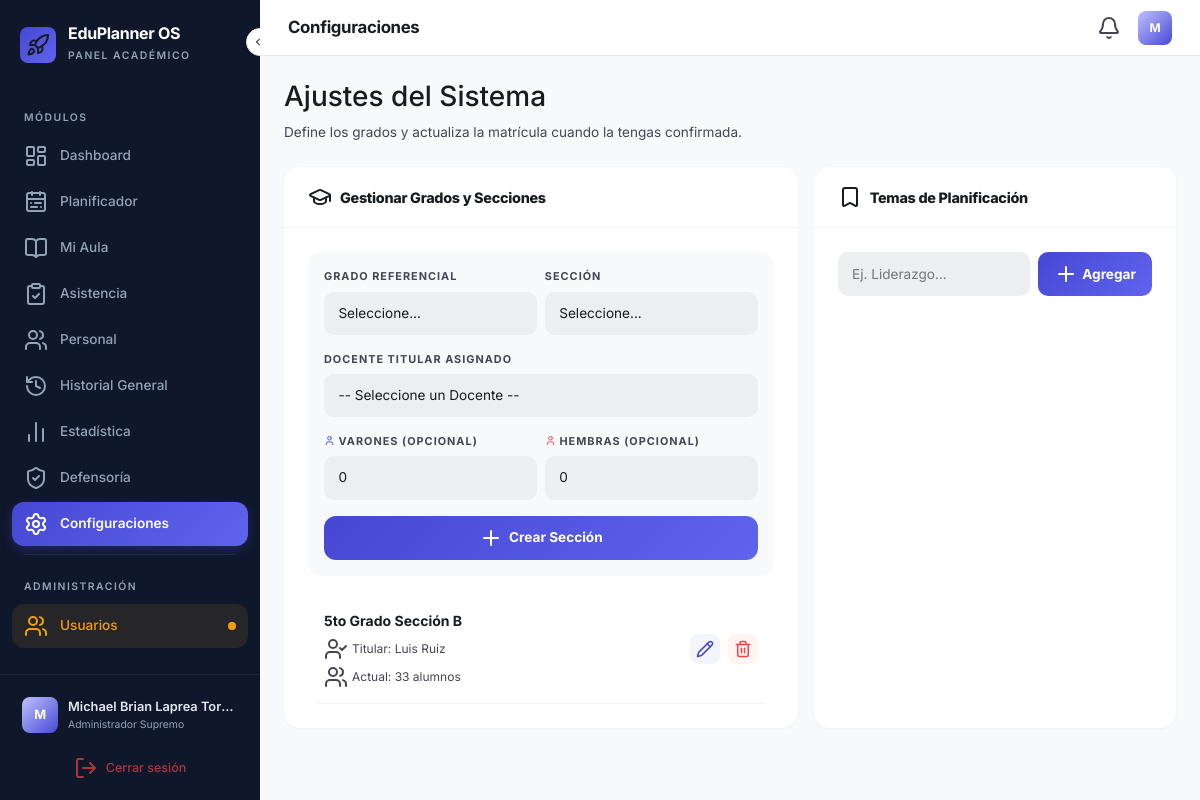
Page /configuracion (signed in) on the committed database.
### backup_v3/app.py (models this page shows)
class Grado(db.Model):
    id = db.Column(db.Integer, primary_key=True)
    nombre = db.Column(db.String(50), nullable=False)
    total_varones = db.Column(db.Integer, default=0)
    total_hembras = db.Column(db.Integer, default=0)
    usuario_id = db.Column(db.Integer, db.ForeignKey('usuario.id'), nullable=False)
    docente_info = db.relationship('Usuario', backref='grados_asignados', lazy=True)

class Usuario(db.Model):
    id = db.Column(db.Integer, primary_key=True)
    username = db.Column(db.String(50), unique=True, nullable=False)
    nombre_completo = db.Column(db.String(100), nullable=False)
    email = db.Column(db.String(120), unique=True, nullable=False)
    area_trabajo = db.Column(db.String(100), nullable=False)
    password = db.Column(db.String(200), nullable=False)
    rol_id = db.Column(db.Integer, db.ForeignKey('rol.id'), nullable=True)

### backup_v3/app.py (the view, shortened to what this page needs)
@app.route('/configuracion', methods=['GET', 'POST'])
def configuracion():
    if not session.get('logeado'): return redirect(url_for('auth.login'))
    docentes = Usuario.query.join(Rol).filter(Rol.nombre == 'Docente de Aula').all()
    return render_template('configuracion.html', grados=Grado.query.all(), temas=Tema.query.all(), docentes=docentes)

### backup_v3/app.py (called while the page is built)
@app.context_processor
def inyectar_datos_globales():
    return dict(
        mis_permisos=session.get('permisos', ''),
        mi_rol=session.get('nombre_rol', 'Sin Rol'),
        total_anuncios=Anuncio.query.count(),
        hoy_str=datetime.now().strftime('%d/%m/%Y')
    )

### backup_v3/templates/configuracion.html (shortened to what this page needs)
{% extends "base.html" %}
{% block header_title %}Configuraciones{% endblock %}
{% block content %}
<div class="mx-auto" style="max-width: 1200px;">
    <div class="page-header mb-4">
        <h3 class="title">Ajustes del Sistema</h3>
        <p class="subtitle mb-0">Define los grados y actualiza la matrícula cuando la tengas confirmada.</p>
    </div>
    <div class="row g-3">
        <div class="col-md-7 mb-4">
            <div class="config-card">
                <div class="card-top"><i data-lucide="graduation-cap"></i> Gestionar Grados y Secciones</div>
                <div class="card-inner">
                    <form action="/configuracion" method="POST" class="form-area">
                        <div class="mb-3 row g-2">
                            <div class="col-6">
                                <label class="edu-label">Grado Referencial</label>
                                <select name="grado_num" class="edu-input form-select" required>
                                    <option value="">Seleccione...</option>
                                </select>
                            </div>
                            <div class="col-6">
                                <label class="edu-label">Sección</label>
                                <select name="seccion_letra" class="edu-input form-select" required>
                                    <option value="">Seleccione...</option>
                                </select>
                            </div>
                        </div>
                        <div class="mb-3">
                            <label class="edu-label">Docente Titular Asignado</label>
                            <select name="docente_id" class="edu-input form-select" required>
                                <option value="">-- Seleccione un Docente --</option>
                            </select>
                        </div>
                        <div class="row g-2 mb-3">
                            <div class="col-6">
                                <label class="edu-label"><i data-lucide="user" style="width:11px;height:11px;color:var(--primary);vertical-align:-1px;"></i> Varones (Opcional)</label>
                                <input type="number" name="m_varones" class="edu-input" value="0" min="0">
                            </div>
                            <div class="col-6">
                                <label class="edu-label"><i data-lucide="user" style="width:11px;height:11px;color:#ef4444;vertical-align:-1px;"></i> Hembras (Opcional)</label>
                                <input type="number" name="m_hembras" class="edu-input" value="0" min="0">
                            </div>
                        </div>
                        <button type="submit" class="btn-create"><i data-lucide="plus"></i> Crear Sección</button>
                    </form>
                    <div class="list-zone">
                        {% for grado in grados %}
                        <div class="list-item">
                            <div>
                                <span class="name">{{ grado.nombre }}</span>
                                <div class="sub mt-1 mb-1"><i data-lucide="user-check"></i> Titular: {% if grado.docente_info %} {{ grado.docente_info.nombre_completo }} {% else %} <span class="text-danger fw-bold ms-1">Sin Asignar</span> {% endif %}</div>
                                <div class="sub"><i data-lucide="users"></i> Actual: {{ grado.total_varones + grado.total_hembras }} alumnos</div>
                            </div>
                            <div class="d-flex gap-2">
                                <button class="btn-icon-round edit" data-bs-toggle="modal" data-bs-target="#modalMatricula{{ grado.id }}" title="Editar Matrícula">
                                    <i data-lucide="pencil"></i>
                                </button>
                                <button class="btn-icon-round del" onclick="confirmarEliminacion('/borrar_grado/{{ grado.id }}', 'el grado {{ grado.nombre }}')">
                                    <i data-lucide="trash-2"></i>
                                </button>
                            </div>
                        </div>
                        {% endfor %}
                    </div>
                </div>
            </div>
        </div>
        <div class="col-md-5 mb-4">
            <div class="config-card">
                <div class="card-top"><i data-lucide="bookmark"></i> Temas de Planificación</div>
                <div class="card-inner">
                    <form action="/configuracion" method="POST" class="mb-4">
                        <div class="input-add-group">
                            <input type="text" name="nuevo_tema" class="edu-input" placeholder="Ej. Liderazgo..." required>
                            <button type="submit" class="btn-add-sm"><i data-lucide="plus"></i> Agregar</button>
                        </div>
                    </form>
                </div>
            </div>
        </div>
    </div>
</div>
{% endblock %}

### rows in the picture
Grado: nombre "5to Grado Sección B", docente_info.nombre_completo "Luis Ruiz", grado.total_varones+grado.total_hembras "33"

### other values in the picture
{{ session.get('nombre_completo', 'U')[0] | upper }} "M"
{{ session.get('nombre_completo', 'Usuario') }} "Michael Brian Laprea Tor…"
{{ mi_rol }} "Administrador Supremo"
